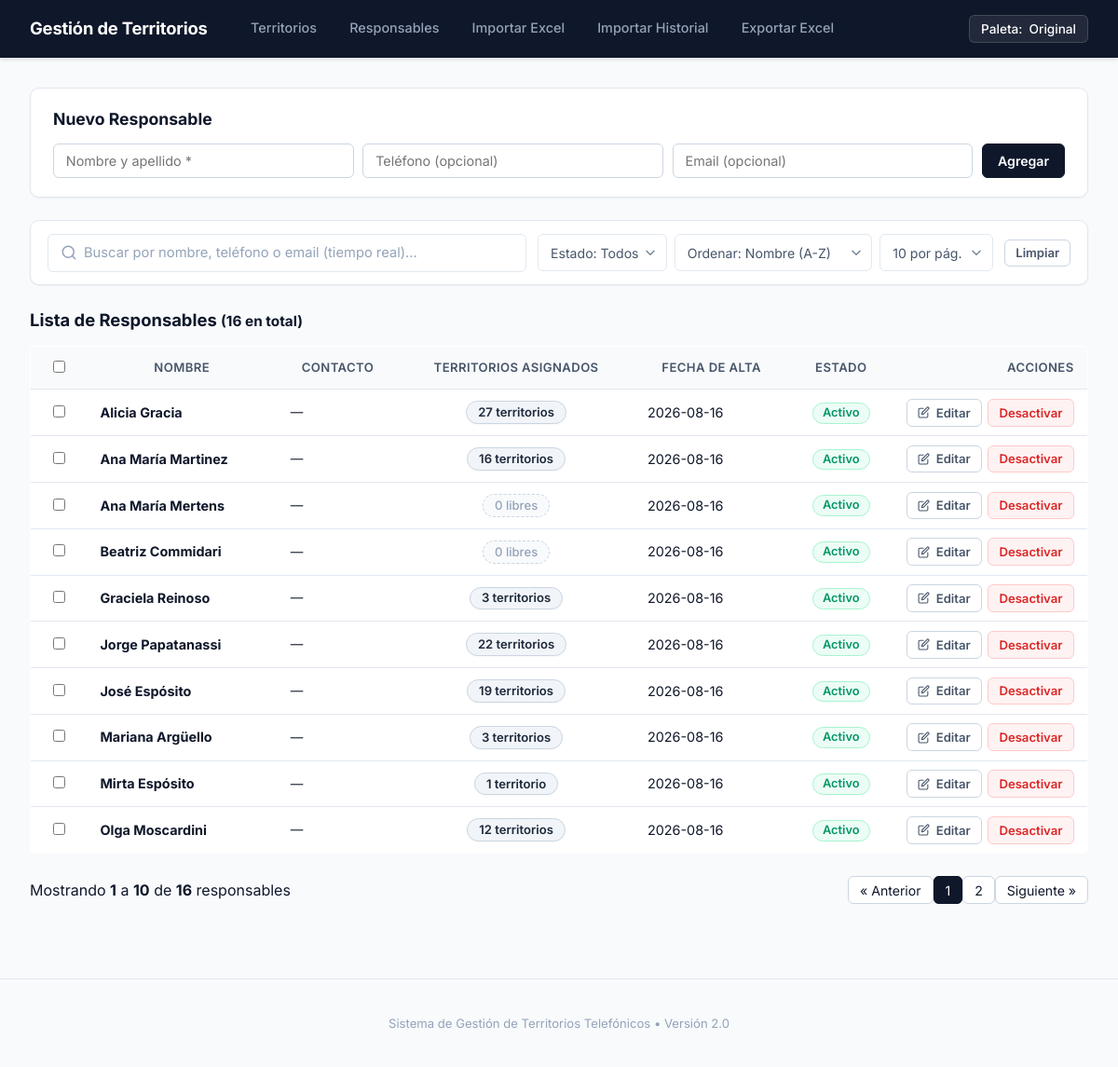
Screenshot of /responsables with the database file from the repository.
### tables this page shows
CREATE TABLE responsables (
    id INTEGER PRIMARY KEY AUTOINCREMENT,
    nombre TEXT NOT NULL,
    activo INTEGER DEFAULT 1 -- 1: activo, 0: inactivo
, telefono TEXT DEFAULT NULL, email TEXT DEFAULT NULL, fecha_alta TEXT DEFAULT NULL);

### routes/responsables.py (the view, shortened to what this page needs)
    @app.route("/responsables", methods=["GET", "POST"])
    def responsables():
        conn = get_connection()
        q = request.args.get("q", "").strip()
        estado = request.args.get("estado", "").strip()
        orden = request.args.get("orden", "nombre_asc")
        try:
            page = max(1, int(request.args.get("page", 1)))
        except (ValueError, TypeError):
            page = 1
        per_page_raw = request.args.get("per_page", "10")
        sql = """
            SELECT
                r.id,
                r.nombre,
                r.activo,
                r.telefono,
                r.email,
                r.fecha_alta,
                (
                    SELECT COUNT(*)
                    FROM asignaciones a
                    WHERE a.responsable_id = r.id AND a.fecha_finalizacion IS NULL
                ) AS territorios_asignados
            FROM responsables r
        """
        if orden == "nombre_desc":
            sql += " ORDER BY r.nombre COLLATE NOCASE DESC"
        elif orden == "territorios_desc":
            sql += " ORDER BY territorios_asignados DESC, r.nombre COLLATE NOCASE ASC"
        elif orden == "fecha_desc":
            sql += " ORDER BY (r.fecha_alta IS NULL), r.fecha_alta DESC, r.id DESC"
        elif orden == "fecha_asc":
            sql += " ORDER BY (r.fecha_alta IS NULL), r.fecha_alta ASC, r.id ASC"
        else:
            orden = "nombre_asc"
            sql += " ORDER BY r.activo DESC, r.nombre COLLATE NOCASE ASC"
        responsables_todos = conn.execute(sql).fetchall()
        conn.close()
        return render_template(
            "responsables.html",
            responsables=responsables_todos,
            total_items=len(responsables_todos),
            page=page,
            per_page=per_page_raw,
            q=q,
            estado=estado,
            orden=orden,
        )

### app/db.py (called while the page is built)
def get_connection():
    connection = sqlite3.connect(DATABASE_PATH)
    connection.row_factory = sqlite3.Row
    connection.execute("PRAGMA foreign_keys = ON")
    return connection

### templates/responsables.html (shortened to what this page needs)
{% extends "base.html" %}
{% block content %}
    <div class="panel-accion">
        <h3>Nuevo Responsable</h3>
        <form method="post" action="{{ url_for('responsables') }}" class="form-nuevo-resp">
            <input type="text" name="nombre" placeholder="Nombre y apellido *" required>
            <input type="text" name="telefono" placeholder="Teléfono (opcional)">
            <input type="email" name="email" placeholder="Email (opcional)">
            <button type="submit" class="btn btn-primary">Agregar</button>
        </form>
    </div>
    <form method="get" action="{{ url_for('responsables') }}" class="buscador-responsables-card" id="form-filtros-resp" data-submit-action="prevenir-envio-filtros">
        <div class="search-input-wrapper buscador-resp-input-wrapper">
            <input
                type="text"
                id="input-buscador-responsables"
                name="q"
                placeholder="Buscar por nombre, teléfono o email (tiempo real)..."
                value="{{ q }}"
                class="search-input"
                autocomplete="off"
            >
        </div>
        <div class="filtros-resp-selects">
            <select name="estado" id="filtro-resp-estado" class="select-filtro">
                <option value="" {% if not estado %}selected{% endif %}>Estado: Todos</option>
            </select>
            <select name="orden" id="filtro-resp-orden" class="select-filtro">
                <option value="nombre_asc" {% if orden == 'nombre_asc' %}selected{% endif %}>Ordenar: Nombre (A-Z)</option>
            </select>
            <select name="per_page" id="filtro-resp-per-page" class="select-filtro" data-change-action="cambiar-por-pagina">
                <option value="10" {% if per_page == '10' %}selected{% endif %}>10 por pág.</option>
            </select>
        </div>
        <div class="filtros-resp-botones">
            <button type="button" id="btn-limpiar-filtros-resp" class="btn btn-outline btn-sm">Limpiar</button>
        </div>
    </form>
    <div class="header-tabla-responsables" data-pagina-inicial="{{ page }}">
        <h3>Lista de Responsables <small>({{ total_items }} en total)</small></h3>
    </div>
    {% if responsables|length == 0 %}
        <p class="sin-resultados">No se encontraron responsables con los filtros aplicados.</p>
    {% else %}
        <table class="tabla-responsables">
            <thead>
                <tr>
                    <th class="col-check">
                        <input type="checkbox" id="check-todos" title="Seleccionar todos" data-change-action="seleccionar-todos">
                    </th>
                    <th>Nombre</th>
                    <th>Contacto</th>
                    <th class="col-centrada">Territorios Asignados</th>
                    <th>Fecha de Alta</th>
                    <th class="col-centrada">Estado</th>
                    <th class="col-derecha">Acciones</th>
                </tr>
            </thead>
            <tbody>
                {% for r in responsables %}
                <tr
                    id="fila-resp-{{ r.id }}"
                    class="fila-responsable {{ 'fila-inactiva' if not r.activo else '' }}"
                    data-id="{{ r.id }}"
                    data-nombre="{{ r.nombre|lower }}"
                    data-telefono="{{ (r.telefono or '')|lower }}"
                    data-email="{{ (r.email or '')|lower }}"
                    data-activo="{{ '1' if r.activo else '0' }}"
                    data-territorios="{{ r.territorios_asignados }}"
                    data-fecha="{{ r.fecha_alta or '' }}"
                    data-search="{{ r.nombre|lower }} {{ (r.telefono or '')|lower }} {{ (r.email or '')|lower }}"
                >
                    <td class="col-centrada">
                        <input type="checkbox" class="check-responsable" value="{{ r.id }}" data-change-action="actualizar-seleccion-lote">
                    </td>
                    <td>
                        <strong>{{ r.nombre }}</strong>
                    </td>
                    <td>
                        <div class="datos-contacto">
                            {% if not r.telefono and not r.email %}
                                <span class="texto-apagado">—</span>
                            {% endif %}
                        </div>
                    </td>
                    <td class="col-centrada">
                        {% if r.territorios_asignados > 0 %}
                            <a href="{{ url_for('index', responsable_id=r.id) }}" class="badge badge-territorios" title="Ver territorios de este responsable">
                                {{ r.territorios_asignados }} territorio{{ 's' if r.territorios_asignados > 1 else '' }}
                            </a>
                        {% else %}
                            <span class="badge badge-libre">0 libres</span>
                        {% endif %}
                    </td>
                    <td>
                        {{ r.fecha_alta or "—" }}
                    </td>
                    <td class="col-centrada">
                        <span class="badge {{ 'badge-disponible' if r.activo else 'badge-en-trabajo' }}">
                            {{ "Activo" if r.activo else "Inactivo" }}
                        </span>
                    </td>
                    <td class="col-acciones">
                        <div class="acciones-fila">
                            <button
                                type="button"
                                class="btn btn-sm btn-outline btn-editar-resp"
                                title="Editar responsable"
                                data-id="{{ r.id }}"
                                data-nombre="{{ r.nombre }}"
                                data-telefono="{{ r.telefono or '' }}"
                                data-email="{{ r.email or '' }}"
                                data-action="abrir-editar-responsable"
                            >
                                <span>Editar</span>
                            </button>
                            {% if r.activo %}
                                <form
                                    method="post"
                                    action="{{ url_for('responsable_desactivar', responsable_id=r.id, q=q, estado=estado, orden=orden, page=page, per_page=per_page) }}"
                                    class="form-en-linea"
                                    data-nombre="{{ r.nombre }}"
                                    data-submit-action="confirmar-desactivacion"
                                >
                                    <button type="submit" class="btn btn-sm btn-danger-subtle" title="Desactivar responsable">
                                        Desactivar
                                    </button>
                                </form>
                            {% endif %}
                        </div>
                    </td>
                </tr>
                {% endfor %}
            </tbody>
        </table>
        <div class="paginacion-container" id="paginacion-container">
            <div class="paginacion-info" id="paginacion-info"></div>
            <div class="paginacion-controles" id="paginacion-controles"></div>
        </div>
    {% endif %}
{% endblock %}

### rows the page displays
responsables: nombre "Alicia Gracia", territorios_asignados "27", territorios_asignados "s", fecha_alta "2026-08-16", activo "Activo"
responsables: nombre "Ana María Martinez", territorios_asignados "16", territorios_asignados "s", fecha_alta "2026-08-16", activo "Activo"
responsables: nombre "Ana María Mertens", shows "0 libres", fecha_alta "2026-08-16", activo "Activo"
responsables: nombre "Beatriz Commidari", shows "0 libres", fecha_alta "2026-08-16", activo "Activo"
responsables: nombre "Graciela Reinoso", territorios_asignados "3", territorios_asignados "s", fecha_alta "2026-08-16", activo "Activo"
responsables: nombre "Jorge Papatanassi", territorios_asignados "22", territorios_asignados "s", fecha_alta "2026-08-16", activo "Activo"
responsables: nombre "José Espósito", territorios_asignados "19", territorios_asignados "s", fecha_alta "2026-08-16", activo "Activo"
responsables: nombre "Mariana Argüello", territorios_asignados "3", territorios_asignados "s", fecha_alta "2026-08-16", activo "Activo"
responsables: nombre "Mirta Espósito", territorios_asignados "1", fecha_alta "2026-08-16", activo "Activo"
responsables: nombre "Olga Moscardini", territorios_asignados "12", territorios_asignados "s", fecha_alta "2026-08-16", activo "Activo"
